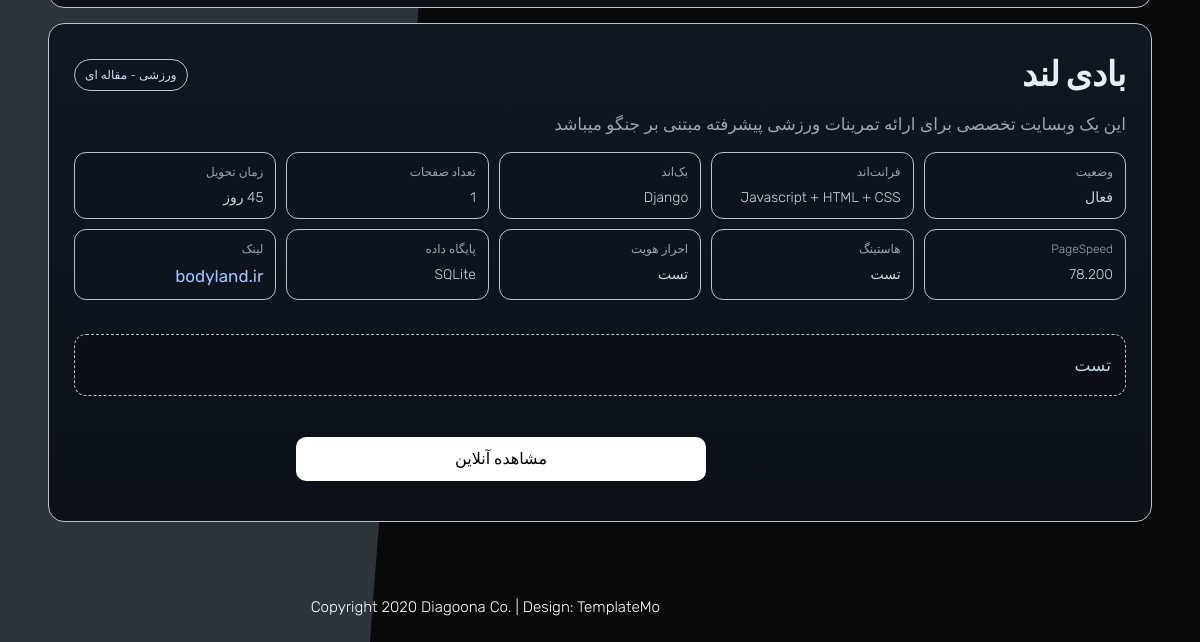
The app's page /service/1/ (lower part), older data.
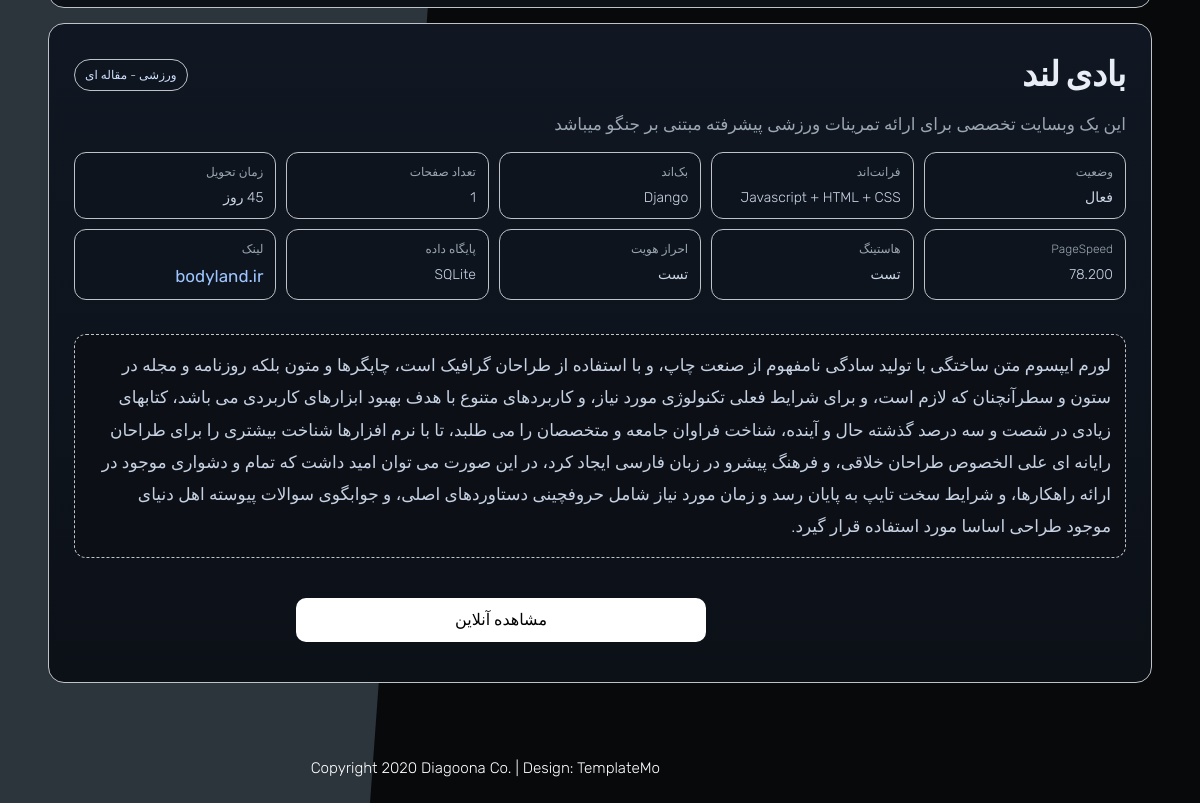
The same page, newer data.
### service/models.py (models this page shows)
class Service(models.Model):
    name = models.CharField(("نام وبسایت"), max_length=20)
    short_discription = models.TextField((" توضیحات کوتاه "), max_length=100, null=True, blank=True)
    long_discription = models.TextField((" توضیحات بلند "), null=True, blank=True)
    category = models.CharField(("دسته بندی"), max_length=20)
    lable = models.ImageField(("پوستر"),upload_to='image/', null=True, blank=True)
    link = models.CharField(("لینک"),max_length=50)
    frontend = models.CharField(max_length=100, null=True, blank=True)
    backend = models.CharField(max_length=100, null=True, blank=True)
    hosting = models.CharField(max_length=100, null=True, blank=True)
    authentication = models.CharField(max_length=100, null=True, blank=True)
    delivery_time = models.CharField(max_length=100, null=True, blank=True)
    pagespeed = models.DecimalField(max_digits=5,decimal_places=3,  null=True, blank=True)
    status = models.CharField(max_length=100, null=True, blank=True)
    pages = models.IntegerField(("تعداد صفحات"), max_length=3, default='1')
    media_management_system = models.CharField(("سیستم مدیریت محتوا"), null=True, blank=True)
    database = models.CharField(("پایگاه داده"), default='SQLite')
    language = models.CharField(('زبان'), null=True, blank=True )
    target_devices = models.CharField(("دستگاه های هدف"),  null=True, blank=True )
    image_1 = models.ImageField(('تصویر'), upload_to='image/', null=True, blank=True)
    image_2 = models.ImageField(('تصویر'), upload_to='image/', null=True, blank=True)
    image_3 = models.ImageField(('تصویر'), upload_to='image/', null=True, blank=True)
    image_4 = models.ImageField(('تصویر'), upload_to='image/', null=True, blank=True)
    image_5 = models.ImageField(('تصویر'), upload_to='image/', null=True, blank=True)
    image_6 = models.ImageField(('تصویر'), upload_to='image/', null=True, blank=True)
    image_7 = models.ImageField(('تصویر'), upload_to='image/', null=True, blank=True)
    image_8 = models.ImageField(('تصویر'), upload_to='image/', null=True, blank=True)

### service/views.py (the view)
# urls.py: path('<int:pk>/', views.service_detail, name='detail'),
def service_detail(request, pk):
    service = get_object_or_404(Service, pk=pk)
    image_fields = [
        service.image_1, service.image_2, service.image_3, service.image_4,
        service.image_5, service.image_6, service.image_7, service.image_8
    ]
    images = [img for img in image_fields if img]
    return render(request, "service/service_detail.html", {
        "service": service,
        "images": images
    })

### service/templates/service/service_detail.html (shortened to what this page needs)
{% extends 'base.html' %}
{% load static %}
{% block content %}
  <div class="srv-d-wrap">
    <div class="srv-d-container">
      <section class="srv-d-hero-2">
      </section>
      <section class="srv-d-hero">
        <div>
          <div class="srv-d-title-row">
            <h1 class="srv-d-title">{{ service.name }}</h1>
            {% if service.category %}
              <span class="srv-d-badge">{{ service.category }}</span>
            {% endif %}
          </div>
          {% if service.short_discription %}
            <p class="srv-d-muted" style="margin:6px 0 12px">{{ service.short_discription }}</p>
          {% endif %}
          <div class="srv-d-kv">
            {% if service.status %}
              <div class="it">
                <span class="k">وضعیت</span>{{ service.status }}
              </div>
            {% endif %}
            {% if service.frontend %}
              <div class="it">
                <span class="k">فرانت‌اند</span>{{ service.frontend }}
              </div>
            {% endif %}
            {% if service.backend %}
              <div class="it">
                <span class="k">بک‌اند</span>{{ service.backend }}
              </div>
            {% endif %}
            {% if service.pages %}
            <div class="it">
              <span class="k">تعداد صفحات</span>{{ service.pages }}
            </div>
            {% endif %}
            {% if service.delivery_time %}
              <div class="it">
                <span class="k">زمان تحویل</span>{{ service.delivery_time }}
              </div>
            {% endif %}
            {% if service.pagespeed %}
              <div class="it">
                <span class="k">PageSpeed</span>{{ service.pagespeed }}
              </div>
            {% endif %}
            {% if service.hosting %}
              <div class="it">
                <span class="k">هاستینگ</span>{{ service.hosting }}
              </div>
            {% endif %}
            {% if service.authentication %}
              <div class="it">
                <span class="k">احراز هویت</span>{{ service.authentication }}
              </div>
            {% endif %}
            {% if service.database %}
              <div class="it">
                <span class="k">پایگاه داده</span>{{ service.database }}
              </div>
            {% endif %}
            {% if service.link %}
              <div class="it" style= "font-size: 17px; font-weight: 400;">
                <span class="k">لینک</span>
                <a href="https://{{ service.link }}" target="_blank" rel="noopener" style="color:#9ec5ff">{{ service.link }}</a>
              </div>
            {% endif %}
          </div>
          <br>
          {% if service.long_discription %}
            <div class="srv-d-long">{{ service.long_discription }}</div>
          {% endif %}
          <br>
          <a href="https://{{ service.link }}" class="btn btn-primary"
          style="
          width: 410px;
          margin-bottom: 15px;
          margin-top: 15px;
          margin-right: 420px;
          border-radius: 10px;
            ">مشاهده آنلاین</a>
        </div>
      </section>
    </div>
  </div>
{% endblock %}

Row changes from the older to the newer data that the page shows:
changed Service "بادی لند": long_discription "تست" → "لورم ایپسوم متن ساختگی با تولید سادگی نامفهوم از صنعت چاپ، و با استفاده از طراحان گرافیک است، چاپگرها و متون بلکه روزنامه و مجله در ستون و سطرآنچنان که لازم است، و برای شرایط فعلی تکنولوژی مورد نیاز، و کاربردهای متنوع با هدف بهبود ابزارهای کاربردی می باشد، کتابهای زیادی در شصت و سه درصد گذشته حال و آینده، شناخت فراوان جامعه و متخصصان را می طلبد، تا با نرم افزارها شناخت بیشتری را برای طراحان رایانه ای علی الخصوص طراحان خلاقی، و فرهنگ پیشرو در زبان فارسی ایجاد کرد، در این صورت می توان امید داشت که تمام و دشواری موجود در ارائه راهکارها، و شرایط سخت تایپ به پایان رسد و زمان مورد نیاز شامل حروفچینی دستاوردهای اصلی، و جوابگوی سوالات پیوسته اهل دنیای موجود طراحی اساسا مورد استفاده قرار گیرد."
